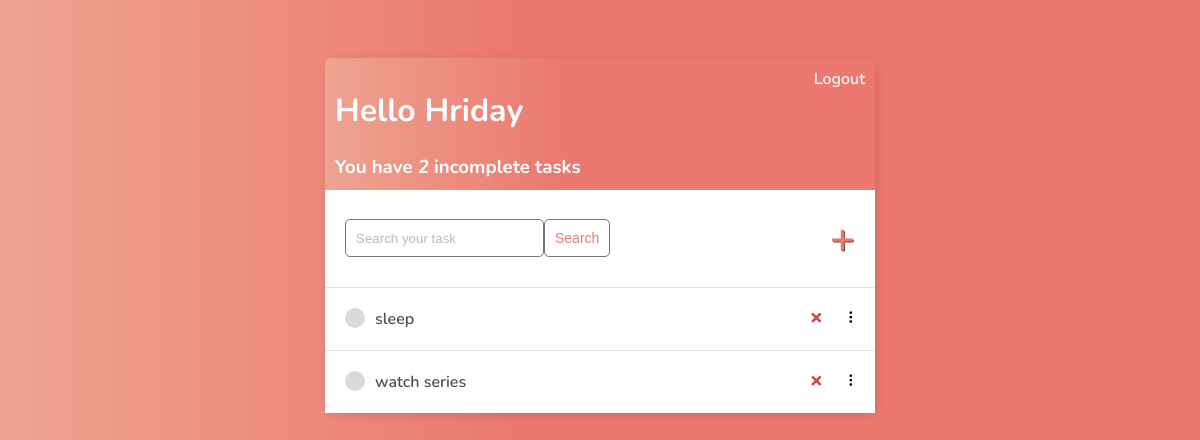
Page / (signed in) on the earlier database version.
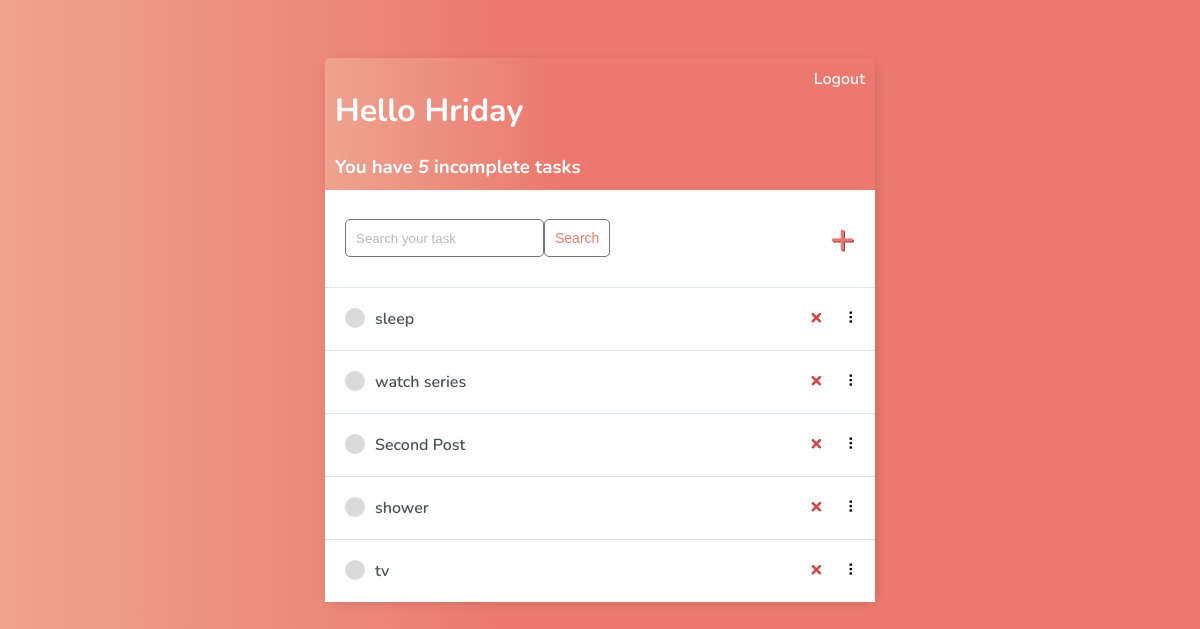
Same page on the later database version.
### base/models.py (models this page shows, shortened)
class Task(models.Model):
    user = models.ForeignKey(
        User, on_delete=models.CASCADE, null=True, blank=True)
    title = models.CharField(max_length=255)
    description = models.TextField(null=True, blank=True)
    complete = models.BooleanField(default=False)
    create = models.DateTimeField(auto_now_add=True)
    def __str__(self):
        return self.title

### base/views.py (the view)
# urls.py: path('', TaskList.as_view(), name='tasks'),
class TaskList(LoginRequiredMixin, ListView):
    model = Task
    context_object_name = 'tasks'
    def get_context_data(self, **kwargs):
        context = super().get_context_data(**kwargs)
        context['tasks'] = context['tasks'].filter(user=self.request.user)
        context['count'] = context['tasks'].filter(complete=False).count()
        search_input = self.request.GET.get('search-area') or ''
        if search_input:
            context['tasks'] = context['tasks'].filter(
                title__startswith=search_input)
        context['search_input'] = search_input
        return context

### base/templates/base/task_list.html (shortened to what this page needs)
{% extends 'base/main.html' %}
{% block content %}
<div class="header-bar">
    <div>
        <h1>Hello {{request.user|title}}</h1>
        <h3 style="margin:0">You have <i>{{count}}</i> incomplete task{{ count|pluralize:"s" }}</h3>
    </div>
    {% if request.user.is_authenticated %}
    <a href="{% url 'logout' %}">Logout</a> {% else %}
    <a href="{% url 'login' %}">Login</a> {% endif %}
</div>
<div id="search-add-wrapper">
    <form method="GET" style="display: flex;">
        <input type='text' name='search-area' placeholder="Search your task" value="{{search_input}}">
        <input class="button" type="submit" value='Search'>
    </form>
    {% if tasks|length > 0 %}
    <a id="add-link" href="{% url 'task-create' %}">&#x2b;</a>
    {% endif %}
</div>
<div id="tasklist" class="task-items-wrapper">
    {% for task in tasks %}
    <div class="task-wrapper" data-position="{{task.pk}}">
        <div class="task-title">
            {% if task.complete %}
            <div class="task-complete-icon"></div>
            <i><s><a href="{% url 'task-update' task.id %}">{{task}}</a></s></i> {% else %}
            <div class="task-incomplete-icon"></div>
            <a href="{% url 'task-update' task.id %}">{{task}}</a> {% endif %}
        </div>
        <div class="task-controls">
            <a class="delete-link" href="{% url 'task-delete' task.id %}">&#215;</a>
            <span class="handle">&nbsp;&#10247;</span>
        </div>
    </div>
    {% empty %}
    <div style="text-align: center; padding-bottom: 10px; line-height: 1em;">
        <h3>No new tasks are created.</h3>
        <h3>Create a <a style="text-decoration: none; color: #e53935;" href="{% url 'task-create' %}">New task</a> !
        </h3>
    </div>
    {% endfor %}
</div>
{% endblock content %}

Differences in the rows shown:
added Task: title "Second Post"
added Task: title "shower"
added Task: title "tv"
Other differences:
{{ count }}: "2" → "5"
